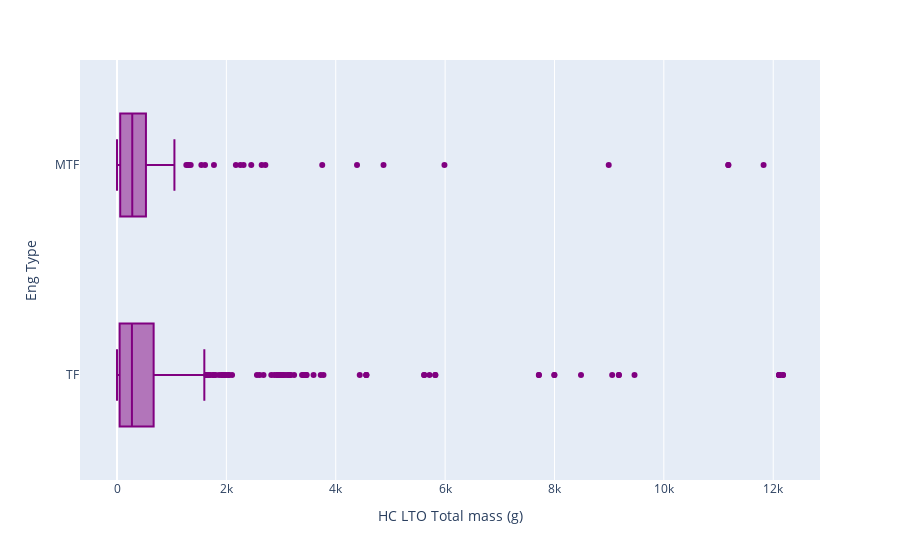

The notebook cell saved with this chart:
### Code cell
fig = px.box(hc_df, x="HC LTO Total mass (g)", y='Eng Type', points="outliers", color_discrete_sequence = ['purple'])
fig.show()

### Figure 1 — Plotly figure (JSON) as saved in the notebook; plotly's stock layout.template omitted (floating-point values rounded to 4 significant figures; data arrays with more than 128 entries replaced by an {"elided": "..."} marker saying what was removed)
{"data": [{"alignmentgroup": "True", "boxpoints": "outliers", "hovertemplate": "HC LTO Total mass (g)=%{x}<br>Eng Type=%{y}<extra></extra>", "legendgroup": "", "marker": {"color": "purple"}, "name": "", "notched": false, "offsetgroup": "", "orientation": "h", "showlegend": false, "type": "box", "x": {"elided": "805 float values"}, "x0": " ", "xaxis": "x", "y": {"elided": "805 str values"}, "y0": " ", "yaxis": "y"}], "layout": {"boxmode": "group", "legend": {"tracegroupgap": 0}, "margin": {"t": 60}, "xaxis": {"anchor": "y", "domain": [0, 1], "title": {"text": "HC LTO Total mass (g)"}}, "yaxis": {"anchor": "x", "domain": [0, 1], "title": {"text": "Eng Type"}}}}
